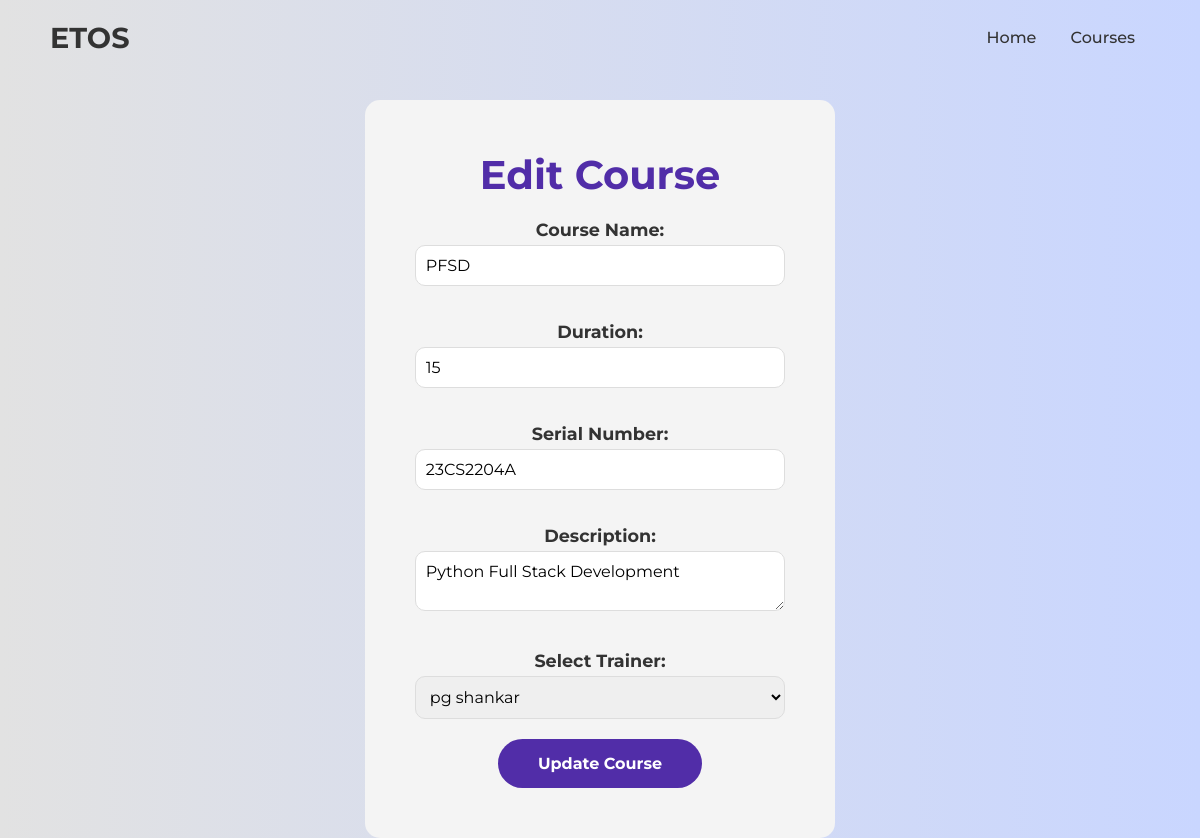
The app's page /courses/2/edit/ with its own data.
### hr/models.py (models this page shows, shortened)
class Course(models.Model):
    course_name = models.CharField(max_length=255)
    duration = models.CharField(max_length=50)
    serial_number = models.CharField(max_length=50, unique=True)
    description = models.TextField()
    trainer = models.ForeignKey(User, on_delete=models.SET_NULL, null=True, limit_choices_to={'username__regex': r'^\d{4}$'})

### hr/views.py (the view)
# urls.py: path('courses/<int:course_id>/edit/', views.course_update, name='course_update'),
def course_update(request, course_id):
    course = get_object_or_404(Course, id=course_id)
    trainers = User.objects.filter(username__regex=r'^\d{4}$')
    if request.method == 'POST':
        form = CourseForm(request.POST, instance=course)
        if form.is_valid():
            form.save()
            return redirect('course_list')
    else:
        form = CourseForm(instance=course)
    return render(request, 'courses/edit_courses.html', {'form': form, 'trainers': trainers})

### hr/forms.py
class CourseForm(forms.ModelForm):
    class Meta:
        model = Course
        fields = ['course_name', 'duration', 'serial_number', 'description', 'trainer']
        widgets = {
            'course_name': forms.TextInput(attrs={'placeholder': 'Enter course name'}),
            'duration': forms.TextInput(attrs={'placeholder': 'Enter duration'}),
            'serial_number': forms.TextInput(attrs={'placeholder': 'Enter serial number'}),
            'description': forms.Textarea(attrs={'placeholder': 'Enter course description'}),
            'trainer': forms.Select(attrs={'placeholder': 'Select a trainer'}),
        }

### templates/courses/edit_courses.html (shortened to what this page needs)
<!DOCTYPE html>
<html lang="en">
<head>
    <link rel="stylesheet" href="https://cdnjs.cloudflare.com/ajax/libs/font-awesome/6.4.2/css/all.min.css">
</head>
<body>
    <nav class="navbar">
        <div class="brand">ETOS</div>
        <div class="links">
            <a href="{% url 'home_redirect' %}">Home</a>
            <a href="{% url 'course_list' %}">Courses</a>
        </div>
    </nav>
    <section class="hero">
        <div class="form-container">
            <h2>Edit Course</h2>
            <form method="post" action="{% url 'course_update' course.id %}">
                <label for="course_name">Course Name:</label>
                <input type="text" id="course_name" name="course_name" value="{{ form.course_name.value }}" required>
                <label for="duration">Duration:</label>
                <input type="text" id="duration" name="duration" value="{{ form.duration.value }}" required>
                <label for="serial_number">Serial Number:</label>
                <input type="text" id="serial_number" name="serial_number" value="{{ form.serial_number.value }}" required>
                <label for="description">Description:</label>
                <textarea id="description" name="description" required>{{ form.description.value }}</textarea>
                <label for="trainer">Select Trainer:</label>
                <select id="trainer" name="trainer" required>
                    {% for trainer in trainers %}
                        <option value="{{ trainer.id }}" {% if trainer.id == form.trainer.value %}selected{% endif %}>
                            {{ trainer.get_full_name }}
                        </option>
                    {% endfor %}
                </select>
                <button type="submit" class="btn">Update Course</button>
            </form>
        </div>
    </section>
</body>
</html>

### templates/courses/edit_courses.html (style rules this page uses)
* { margin: 0; padding: 0; box-sizing: border-box; font-family: 'Montserrat', sans-serif; }
body { background-color: #c9d6ff; background: linear-gradient(to right, #e2e2e2, #c9d6ff); height: 100vh; display: flex; justify-content: center; align-items: center; flex-direction: column; text-align: center; }
.navbar { width: 100%; position: absolute; top: 0; padding: 20px 50px; display: flex; justify-content: space-between; align-items: center; background-color: transparent; z-index: 1000; }
.navbar .brand { font-size: 1.8rem; font-weight: bold; color: #333; }
.navbar .links a { margin: 0 15px; text-decoration: none; color: #333; font-size: 1rem; font-weight: 500; }
.hero { height: 100vh; color: #333; padding: 100px 0; justify-content: center; align-items: center; text-align: center; }
.form-container { padding: 50px; background-color: #f4f4f4; border-radius: 15px; max-width: 500px; margin: 0 auto; }
.form-container h2 { font-size: 2.5rem; margin-bottom: 20px; color: #512da8; }
.form-container label { display: block; font-size: 1.1rem; font-weight: bold; margin: 15px 0 5px; color: #333; }
.form-container input[type="text"], .form-container textarea, .form-container select { width: 100%; padding: 10px; border-radius: 10px; border: 1px solid #ddd; font-size: 1rem; margin-bottom: 20px; }
.form-container .btn { padding: 15px 40px; background-color: #512da8; color: white; border-radius: 30px; border: none; font-size: 1rem; font-weight: bold; cursor: pointer; transition: background-color 0.3s ease, transform 0.3s ease; }

### records on screen
Course: course_name "PFSD", duration "15", serial_number "23CS2204A", description "Python Full Stack Development"

### other values on screen
form field trainer "pg shankar"
